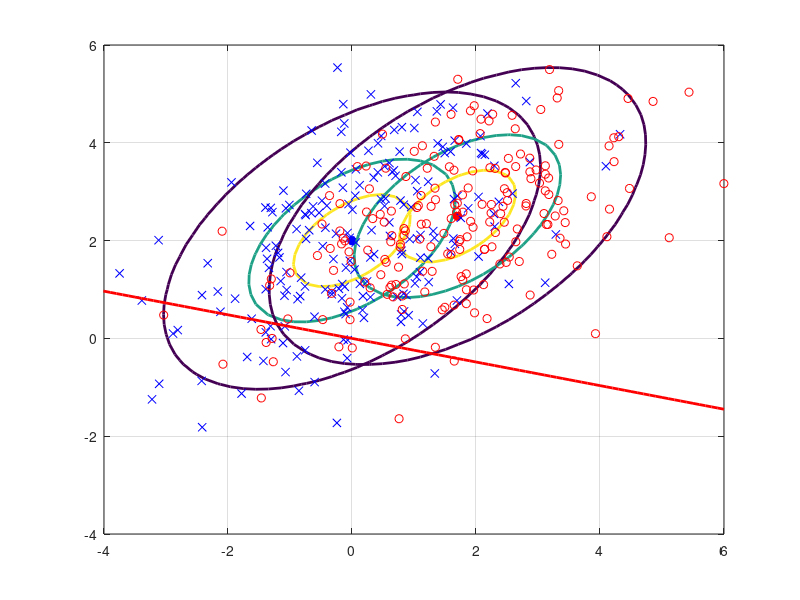
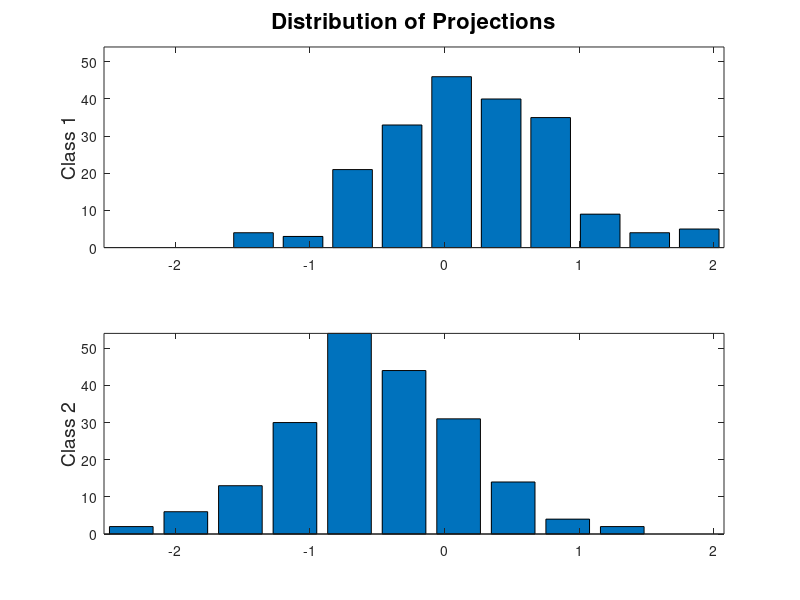
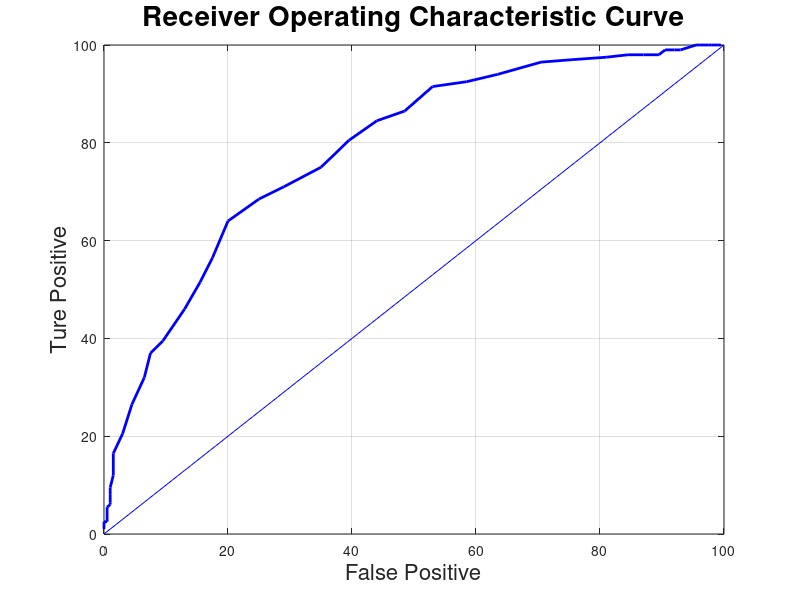

Source code (MATLAB) for these figures, in order:
numGrid = 50;
m1 = [0 2]';
m2 = [1.7 2.5]';
C1 = [2 1 ; 1 2];
C2 = C1;
xRange = linspace(-4, 6.0, numGrid);
yRange = linspace(-4, 6.0, numGrid);
P1 = zeros(numGrid, numGrid);
P2 = P1;
for i=1:numGrid
    for j=1:numGrid
        x = [yRange(j) xRange(i)]';
        P1(i,j) = mvnpdf(x',m1',C1);
        P2(i,j) = mvnpdf(x',m2',C2);
    end
end
Pmax = max(max([P1 P2]));
figure(1), clf,
contour(xRange, yRange, P1, [0.1*Pmax 0.5*Pmax 0.8*Pmax], 'LineWidth', 2);
hold on
plot(m1(1),m1(2), 'b*', 'LineWidth', 4);
hold on
contour(xRange, yRange, P2, [0.1*Pmax 0.5*Pmax 0.8*Pmax], 'LineWidth', 2);
hold on
plot(m2(1),m2(2), 'r*', 'LineWidth', 4);
hold on
N=200;
X1 = mvnrnd(m1,C1,N);
X2 = mvnrnd(m2,C2,N);
plot(X1(:,1),X1(:,2),'bx',X2(:,1),X2(:,2),'ro');
grid on

wF = inv(C1+C2)*(m1-m2);
xx = -6:0.1:6;
yy = xx*wF(2)/wF(1);
plot(xx,yy,'r', 'LineWidth',2);
hold on;
p1 = X1*wF;
p2 = X2*wF;

plo = min([p1; p2]);
phi = max([p1; p2]);
[nn1,xx1] = hist(p1);
[nn2,xx2] = hist(p2);
hhi = max([nn1 nn2]);
figure(2),
subplot(211),bar(xx1,nn1);
axis([plo phi 0 hhi]);
title('Distribution of Projections' , 'FontSize',16)
ylabel('Class 1','FontSize',14)
subplot(212),bar(xx2,nn2);
axis([plo phi 0 hhi])
ylabel('Class 2','FontSize',14)

thmin = min([xx1 xx2]);
thmax = max([xx1 xx2]);

rocResolution = 50;
thRange = linspace(thmin, thmax, rocResolution);
ROC = zeros(rocResolution,2);
for jThreshold =1: rocResolution
    threshold = thRange(jThreshold);
    tPos = length(find(p1>threshold))*100 / N;
    fPos = length(find(p2>threshold))*100 / N;
    ROC(jThreshold,:) = [fPos tPos];
end
figure(3), clf,
plot(ROC(:,1), ROC(:,2),'b', 'LineWidth', 2);
axis([0 100 0 100]);
grid on, hold on
plot(0:100, 0:100, 'b-');
xlabel('False Positive', 'FontSize' , 16)
ylabel('Ture Positive', 'FontSize',16)
title('Receiver Operating Characteristic Curve', 'FontSize',20);